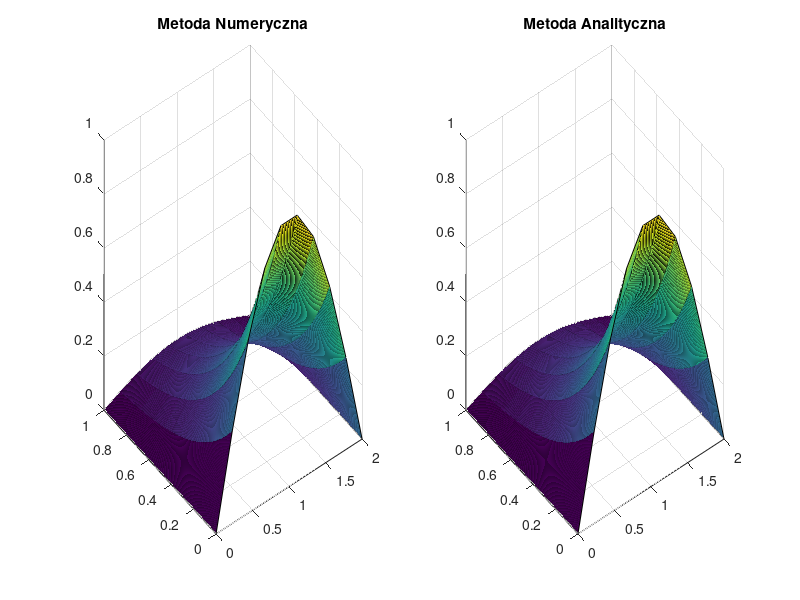

Write MATLAB code to recreate this figure.
clc,clear all
tic
%rozwi�zanie analityczne
G = @(x,t) sin(pi.*x./2).*exp(-(pi.^2).*t./4);

%przedzia� omega
xa=0;
xb=2;
yc=0;
yd=1;

%warunki brzegowe
u1 = @(x) 0;
u2 = @(x) 0;
u3 = @(x,t) sin(pi*x/2);

licznik=0;
%siatka
m=10;
D=1;
deltax=(xb-xa)/(m-1);
x=[xa:deltax:xb];         %przedzia� przestrzenny
deltat=(deltax^2)/(20*D); %dzielimy od razu przez 10, aby warto�� nie by�a blisko deltat graniczne
n_end=floor(yd/deltat)+1;
t=[0:deltat:1];           %przedzia� czasowy

%macierz
psi=zeros(n_end,length(x)); %utworzenie pustej macierzy

for i=2:m-1                %dodanie warunku pocz�tkowego
  psi(1,i)=u3(x(i));
end
                        
for n=2:n_end
  for i=2:m-1
    psi(n,i)=((D*deltat)/deltax^2)*(psi(n-1,i+1)-2*psi(n-1,i)+psi(n-1,i-1))+psi(n-1,i);
  end
  licznik = licznik+1;
end

[X,T] = meshgrid(x,t);
subplot(1,2,1)
surf(X,T,psi)
title('Metoda Numeryczna')
subplot(1,2,2)
surf(X,T,(G(X,T)))
title('Metoda Analityczna')
Error=max(max(abs(psi-G(X,T))))
licznik;
toc
